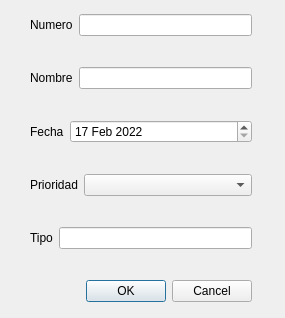
<?xml version="1.0" encoding="UTF-8"?>
<ui version="4.0">
 <class>DialogTareas</class>
 <widget class="QDialog" name="DialogTareas">
  <property name="geometry">
   <rect>
    <x>0</x>
    <y>0</y>
    <width>285</width>
    <height>318</height>
   </rect>
  </property>
  <property name="windowTitle">
   <string>Dialog</string>
  </property>
  <widget class="QWidget" name="layoutWidget">
   <property name="geometry">
    <rect>
     <x>30</x>
     <y>120</y>
     <width>222</width>
     <height>48</height>
    </rect>
   </property>
   <layout class="QFormLayout" name="formLayout_3">
    <item row="0" column="0">
     <widget class="QLabel" name="label_3">
      <property name="text">
       <string>Fecha</string>
      </property>
     </widget>
    </item>
    <item row="0" column="1">
     <widget class="QDateEdit" name="fecha">
      <property name="maximumDate">
       <date>
        <year>2022</year>
        <month>12</month>
        <day>31</day>
       </date>
      </property>
      <property name="minimumDate">
       <date>
        <year>2022</year>
        <month>2</month>
        <day>17</day>
       </date>
      </property>
     </widget>
    </item>
   </layout>
  </widget>
  <widget class="QWidget" name="layoutWidget_2">
   <property name="geometry">
    <rect>
     <x>30</x>
     <y>14</y>
     <width>222</width>
     <height>47</height>
    </rect>
   </property>
   <layout class="QFormLayout" name="formLayout">
    <item row="0" column="0">
     <widget class="QLabel" name="label">
      <property name="text">
       <string>Numero</string>
      </property>
     </widget>
    </item>
    <item row="0" column="1">
     <widget class="QLineEdit" name="numero"/>
    </item>
   </layout>
  </widget>
  <widget class="QWidget" name="layoutWidget_3">
   <property name="geometry">
    <rect>
     <x>30</x>
     <y>174</y>
     <width>222</width>
     <height>47</height>
    </rect>
   </property>
   <layout class="QFormLayout" name="formLayout_4">
    <item row="0" column="0">
     <widget class="QLabel" name="label_4">
      <property name="text">
       <string>Prioridad</string>
      </property>
     </widget>
    </item>
    <item row="0" column="1">
     <widget class="QComboBox" name="prioridad"/>
    </item>
   </layout>
  </widget>
  <widget class="QWidget" name="layoutWidget_4">
   <property name="geometry">
    <rect>
     <x>30</x>
     <y>67</y>
     <width>222</width>
     <height>47</height>
    </rect>
   </property>
   <layout class="QFormLayout" name="formLayout_2">
    <item row="0" column="0">
     <widget class="QLabel" name="label_2">
      <property name="text">
       <string>Nombre</string>
      </property>
     </widget>
    </item>
    <item row="0" column="1">
     <widget class="QLineEdit" name="nombre">
      <property name="maxLength">
       <number>80</number>
      </property>
     </widget>
    </item>
   </layout>
  </widget>
  <widget class="QWidget" name="layoutWidget_5">
   <property name="geometry">
    <rect>
     <x>30</x>
     <y>227</y>
     <width>222</width>
     <height>47</height>
    </rect>
   </property>
   <layout class="QFormLayout" name="formLayout_5">
    <item row="0" column="0">
     <widget class="QLabel" name="label_5">
      <property name="text">
       <string>Tipo</string>
      </property>
     </widget>
    </item>
    <item row="0" column="1">
     <widget class="QLineEdit" name="tipo"/>
    </item>
   </layout>
  </widget>
  <widget class="QDialogButtonBox" name="buttonBox">
   <property name="geometry">
    <rect>
     <x>30</x>
     <y>280</y>
     <width>222</width>
     <height>23</height>
    </rect>
   </property>
   <property name="standardButtons">
    <set>QDialogButtonBox::Cancel|QDialogButtonBox::Ok</set>
   </property>
  </widget>
 </widget>
 <resources/>
 <connections/>
</ui>
